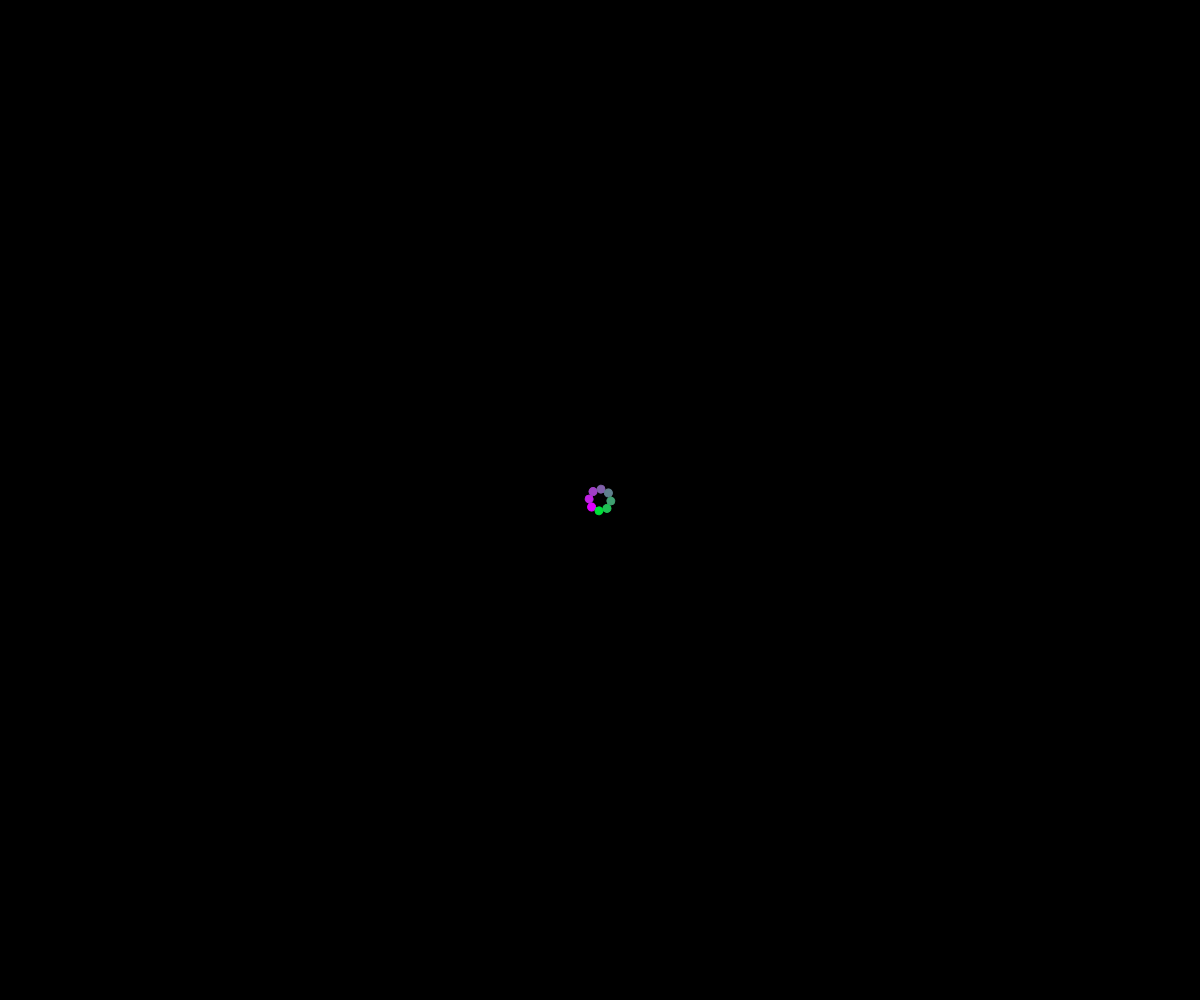
Frame 1 (no input)
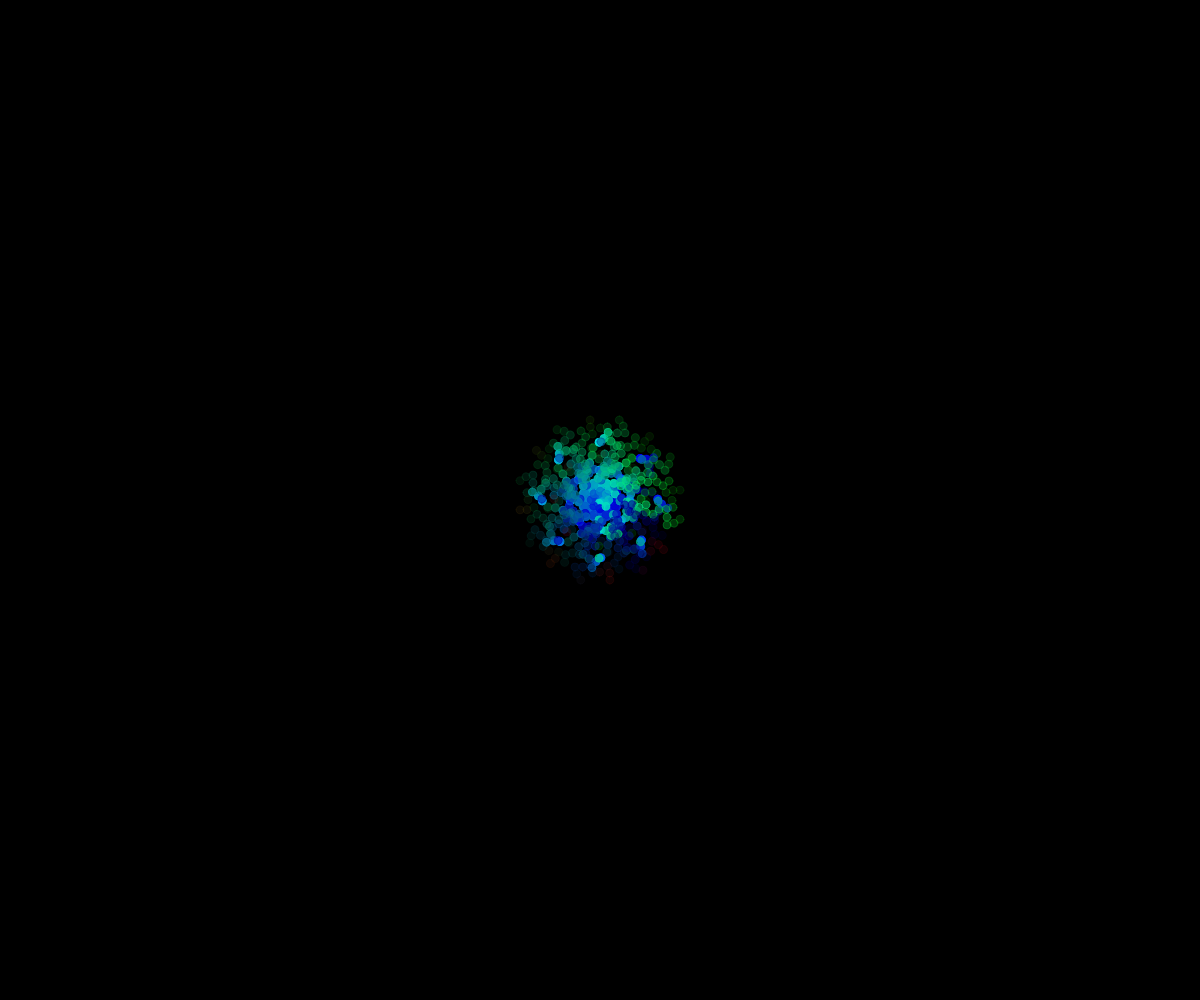
Frame 60 (no input)
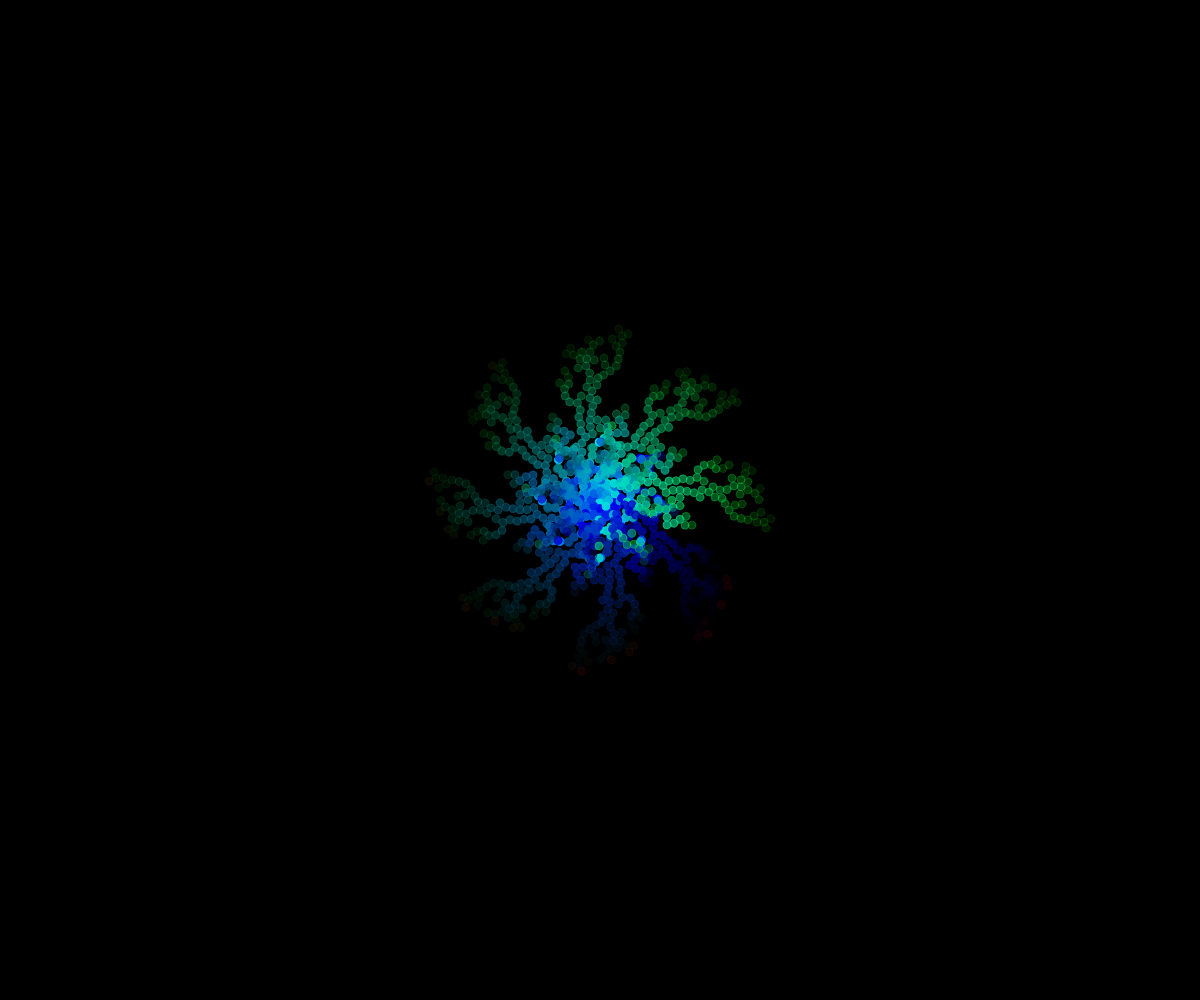
Frame 120 (the mouse pressed at the canvas centre since frame 60)

The p5.js sketch that drew these frames (run headless with seeded random() and noise() and a simulated clock; from frame 60 on, the mouse is pressed at the canvas centre):

// p5.js sketch
// ── sketch.js
//TODO:maybe also store a radius and have radius proportional to how many particles are already in snowflake
//then change collision to dist<curr[2]+snowflake[i][2]
let snowflake=[];
let curr=[];//x,y for current particle(maybe add in radius)
let radius=4;
let branches=8;

function setup() {
  createCanvas(innerWidth,innerHeight);
  curr=[width/2,random(-5,5)];
}

function draw() {
  //move center to screen center
  translate(width/2,height/2)
  background(0);
  if(snowflake.length==0 || snowflake[snowflake.length-1][0]<width/2-10){
    let go=true;
    while(go){
      //update current particle's position
      curr[0]-=1;
      curr[1]+=random(-2,2);
      //check if collides with snowflake
      for(let i=0;i<snowflake.length;i++){//moved this into own loop so can draw snowflake faster
        //check if collides with current
        if(dist(snowflake[i][0],snowflake[i][1],curr[0],curr[1])<radius*2){
          snowflake.push(curr);
          curr=[width/2,random(-5,5)];
          go=false;
          break;
        }
      }
      //check if went past center
      if(curr[0]<0){
        snowflake.push(curr);
        curr=[width/2,random(-5,5)];
        break;
      }
    }

    /*//show current particle
    push();
    //scale(1,-1);
    for(let i=0;i<branches;i++){
    rotate(2*PI/branches);
    fill(0,255,0);
    stroke(0,255,0);
    ellipse(curr[0],curr[1],radius*2,radius*2);
  }
  pop();*/
}
//show snowflake
for(let i=0;i<snowflake.length;i++){
  //draw particle
  push();
  for(let j=0;j<branches;j++){
    rotate(2*PI/branches);
    //rgba mapped to particles order in snowflake and what banch it is part of
    //playing around with swithcing mappings from 255 to 0 instead of 0 to 255 change look
    let a=map(i,0,snowflake.length,255,20);
    let g=map(j,0,branches,0,255);
    let b=map(j+i,0,branches+snowflake.length,255,0);
    let r=map(i-j,snowflake.length-branches,snowflake.length,0,255);
    fill(r,g,b,a);
    stroke(r,g,b,a);
    ellipse(snowflake[i][0],snowflake[i][1],radius*2,radius*2);
  }
  pop();
}
}
